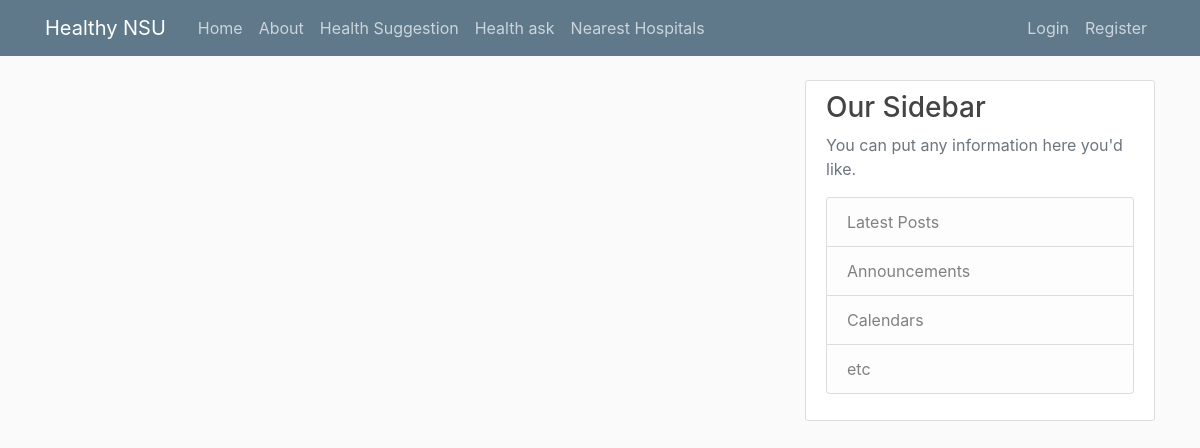
Before: /healthsuggest/ask/ with the older database file.
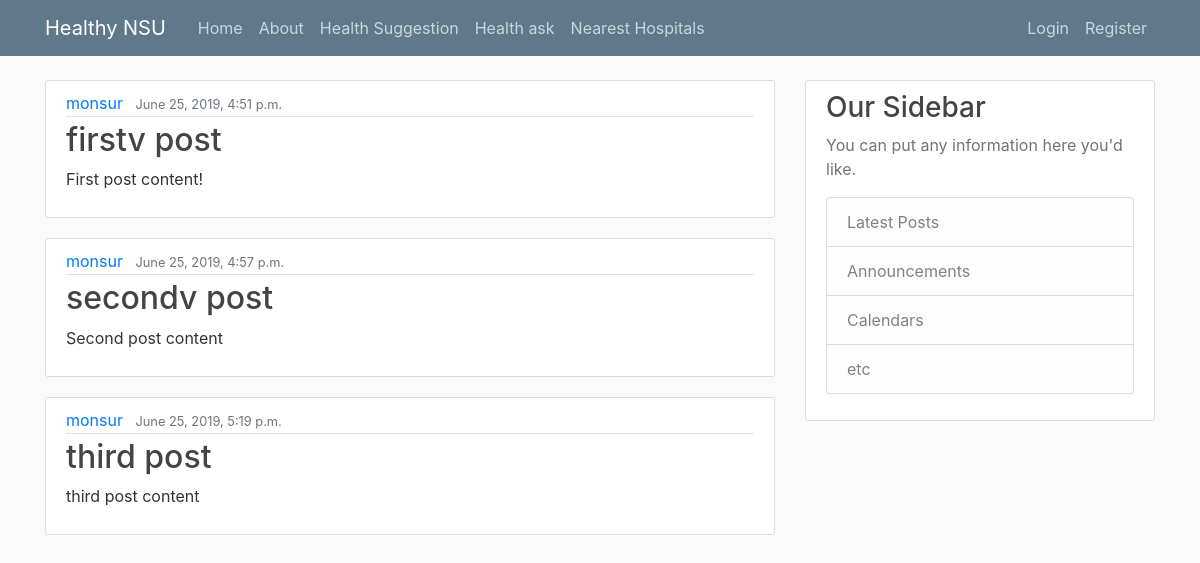
After: the same page with the newer database file.
### healthsuggest/models.py (models this page shows, shortened)
class Post(models.Model):
    title = models.CharField(max_length=100)
    content = models.TextField()
    date_posted = models.DateTimeField(default=timezone.now)
    author = models.ForeignKey(User, on_delete=models.CASCADE)

### healthsuggest/views.py (the view)
# urls.py: path('ask/', views.healthask, name='HealthyNSU-healthask'),
def healthask(request):
    context={
    'posts' : Post.objects.all()
    }
    return render(request,'healthsuggest/healthask.html',context)

### healthsuggest/templates/healthsuggest/healthask.html
{% extends "healthsuggest/base.html" %}
{% block content %}
{% for post in posts %}
<article class="media content-section">
  <div class="media-body">
    <div class="article-metadata">
      <a class="mr-2" href="#">{{ post.author }}</a>
      <small class="text-muted">{{ post.date_posted }}</small>
    </div>
    <h2><a class="article-title" href="#">{{ post.title }}</a></h2>
    <p class="article-content">{{ post.content }}</p>
  </div>
</article>
{% endfor %}
{% endblock content %}

Changed rows visible on the page:
added Post: author "monsur", date_posted "June 25, 2019, 4:51 p.m.", title "firstv post", content "First post content!"
added Post: author "monsur", date_posted "June 25, 2019, 4:57 p.m.", title "secondv post", content "Second post content"
added Post: author "monsur", date_posted "June 25, 2019, 5:19 p.m.", title "third post", content "third post content"
